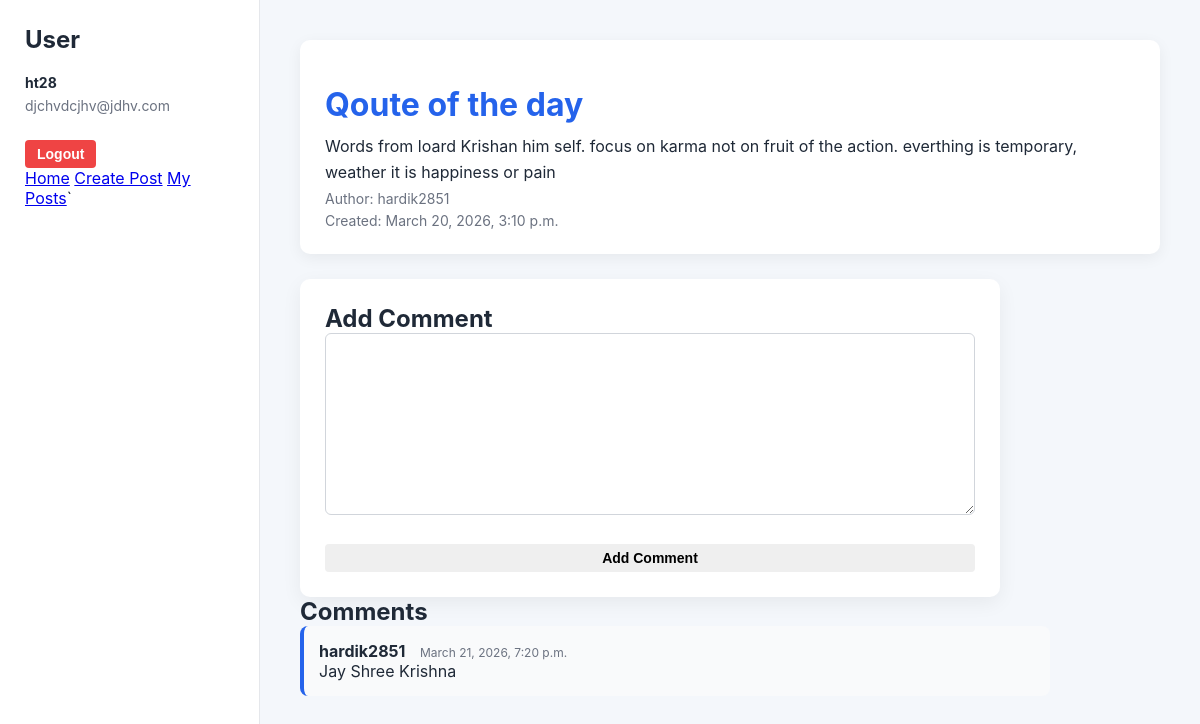
/blogs/post/5 (signed in), run on the app's committed database.
### users/models.py (models this page shows)
class User(AbstractUser):
    email = models.EmailField(unique=True)
    def __str__(self):
        return self.username

### blogs/models.py (models this page shows, shortened)
class Post(models.Model):
    title = models.CharField(max_length=200)
    maincontent = models.TextField()
    author = models.ForeignKey(
        settings.AUTH_USER_MODEL,
        on_delete=models.CASCADE,
        related_name="posts"
    )
    datecreated = models.DateTimeField(auto_now_add=True)
    dateedited = models.DateTimeField(auto_now=True)
    image = CloudinaryField('image', blank=True, null=True)

class Comment(models.Model):
    post = models.ForeignKey(
        Post,
        on_delete=models.CASCADE,
        related_name="comments"
    )
    author = models.ForeignKey(
        settings.AUTH_USER_MODEL,
        on_delete=models.CASCADE,
        related_name="comments"
    )
    content = models.TextField()
    datetime = models.DateTimeField(auto_now_add=True)

### blogs/views.py (the view)
# urls.py: path('post/<int:post_id>', postdetail, name='postdetail'),
@login_required
def postdetail(request, post_id):
    post = get_object_or_404(Post, id=post_id)
    comments = post.comments.all()
    if request.method == "POST":
        form = CommentForm(request.POST)
        if form.is_valid():
            comment = form.save(commit=False)
            comment.post = post
            comment.author = request.user
            comment.save()
            return redirect('blogs:postdetail', post_id=post.id)
    else:
        form = CommentForm()
    return render(request,'blogs/postdetail.html', {'post': post,'form': form,'comments': comments})

### blogs/forms.py
class CommentForm(forms.ModelForm):
    class Meta:
        model = Comment
        fields = ['content']

### blogs/templates/blogs/postdetail.html (shortened to what this page needs)
{% extends "base.html" %}
{% load static %}
{% block extra_css %}
<link rel="stylesheet" href="{% static 'css/blogs.css' %}">
{% endblock %}
{% block content %}
<div class="post-detail-card">
    <h1 class="post-title">{{ post.title }}</h1>
    <p class="post-content">{{ post.maincontent }}</p>
    <p class="post-meta">Author: {{ post.author }}</p>
    <p class="post-meta">Created: {{ post.datecreated }}</p>
</div>
<div class="form-container">
    <h2>Add Comment</h2>
    <form method="POST" class="form-box">
        {{ form.content }}
        <button class="btn primary full-btn" type="submit">Add Comment</button>
    </form>
</div>
<div class="comments-container">
    <h2>Comments</h2>
    {% for comment in comments %}
    <div class="comment-card">
        <p><strong>{{ comment.author }}</strong> <span class="comment-time">{{ comment.datetime }}</span></p>
        <p>{{ comment.content }}</p>
    </div>
    {% empty %}
    <p>No comments yet.</p>
    {% endfor %}
</div>
{% endblock %}

### templates/base.html (shortened to what this page needs)
{% load static %}
<!DOCTYPE html>
<html lang="en">
<head>
    <link rel="stylesheet" href="{% static 'css/base.css' %}">
    {% block extra_css %}{% endblock %}
</head>
<body>
    <div class="layout">
        {% if user.is_authenticated %}
        <aside class="sidebar">
            <h2>User</h2>
            <div class="user-info">
                <p><strong>{{ user.username }}</strong></p>
                <p class="email">{{ user.email }}</p>
            </div>
            <form method="POST" action="{% url 'users:logout' %}">
                <button class="btn logout-btn" type="submit">Logout</button>
            </form>
            <nav class="navbar">
                <div class="nav-center">
                    <a href="{% url 'blogs:home' %}" class="nav-link">Home</a>
                    <a href="{% url 'blogs:createpost' %}" class="nav-link">Create Post</a>
                    <a href="{% url 'blogs:myposts' %}">My Posts</a>`
                </div>
            </nav>
        </aside>
        {% endif %}
        <main class="main-content">
            {% block content %}
            {% endblock %}
        </main>
    </div>
</body>
</html>

### static/css/base.css (style rules this page uses)
* { margin:0; padding:0; box-sizing:border-box; }
body { font-family:-apple-system,BlinkMacSystemFont,"Segoe UI",Roboto,sans-serif; background:#f4f7fb; color:#1f2937; }
.layout { display:flex; min-height:100vh; }
.sidebar { width:260px; background:white; padding:25px; border-right:1px solid #e5e7eb; }
.sidebar h2 { margin-bottom:20px; }
.user-info p { margin-bottom:6px; font-size:14px; }
.email { color:#6b7280; font-size:13px; }
.btn { display:inline-block; padding:10px 18px; border-radius:6px; font-weight:600; text-decoration:none; border:none; cursor:pointer; }
.logout-btn { background:#ef4444; color:white; margin-top:20px; }
.main-content { flex:1; padding:40px; }

### static/css/blogs.css (style rules this page uses)
.post-title { color:#2563eb; text-decoration:none; }
.form-container { max-width: 700px; background: white; padding: 25px; border-radius: 10px; box-shadow: 0 6px 20px rgba(0,0,0,0.06); }
.form-box input, .form-box textarea { width: 100%; padding: 10px; border: 1px solid #d1d5db; border-radius: 6px; font-size: 14px; margin-bottom: 10px; }
.form-box textarea { min-height: 150px; }
.full-btn { width: 100%; margin-top: 15px; }
.post-detail-card { background:white; padding:25px; border-radius:10px; box-shadow:0 4px 15px rgba(0,0,0,0.06); margin-bottom:25px; }
.post-content { margin-top:10px; line-height:1.6; }
.post-meta { font-size:14px; color:#6b7280; margin-top:5px; }
.comments-container { max-width:750px; }
.comment-card { background:#f9fafb; padding:15px; border-radius:8px; margin-bottom:15px; border-left:4px solid #2563eb; }
.comment-time { font-size:12px; color:#6b7280; margin-left:10px; }
.post-content { flex: 1; }
.btn { padding: 6px 12px; border-radius: 4px; text-decoration: none; border: none; cursor: pointer; font-size: 14px; }

### data on the page
User: username "ht28", email "djchvdcjhv@jdhv.com"
Post: title "Qoute of the day", maincontent "Words from loard Krishan him self. focus on karma not on fruit of the action. everthing is temporary, weather it is happiness or pain", author "hardik2851", datecreated "March 20, 2026, 3:10 p.m."
Comment: author "hardik2851", datetime "March 21, 2026, 7:20 p.m.", content "Jay Shree Krishna"
